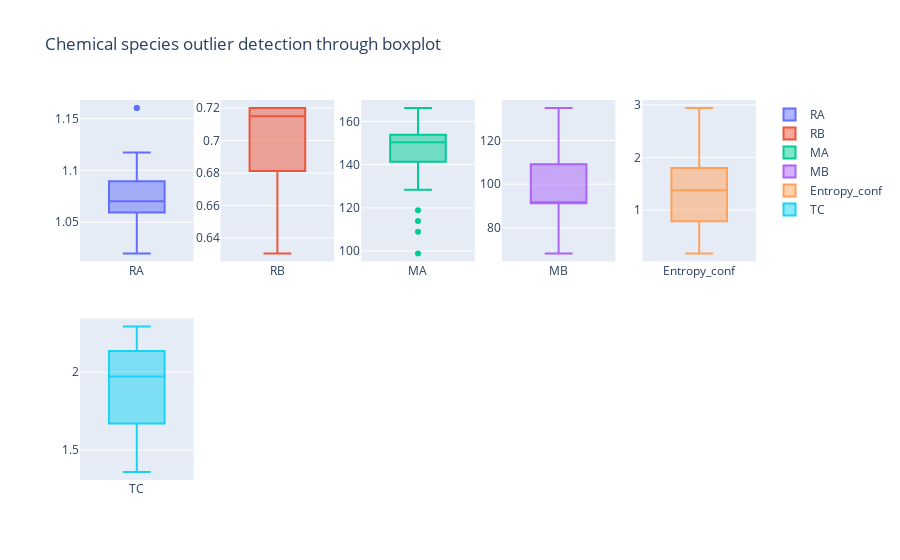

Notebook cell for this chart:
### Code cell
# Box plot to identify outliers
rows_c = 2
cols_c = 5
fig = make_subplots(rows = rows_c, cols = cols_c)
row_no = col_no = 1

for col in data_input.columns:
    fig.add_trace(
    go.Box(y=data_input_temp[col], name = col),
    row = row_no,
    col = col_no,
    )
    col_no += 1
    if col_no % (cols_c+1) == 0:
        row_no += 1
        col_no = 1
        
fig.add_trace(go.Box(y=target_temp, name='TC'),
             row = row_no,
             col = col_no)
        
fig.update_layout(title_text = "Chemical species outlier detection through boxplot")
fig.show()
fig.write_html(results_dir + '\\' + f"Input_param_outlier_detection.html")

### Figure 1 — Plotly figure (JSON) as saved in the notebook; plotly's stock layout.template omitted (floating-point values rounded to 4 significant figures)
{"data": [{"name": "RA", "type": "box", "xaxis": "x", "y": [1.16, 1.079, 1.16, 1.079, 1.053, 1.066, 1.06, 1.06, 1.06, 1.076, 1.066, 1.066, 1.066, 1.046, 1.066, 1.066, 1.046, 1.056, 1.111, 1.081, 1.081, 1.074, 1.107, 1.096, 1.117, 1.047, 1.075, 1.089, 1.104, 1.02, 1.055, 1.09, 1.077, 1.065], "yaxis": "y"}, {"name": "RB", "type": "box", "xaxis": "x2", "y": [0.72, 0.72, 0.715, 0.6813, 0.6813, 0.6783, 0.6783, 0.7067, 0.7067, 0.715, 0.715, 0.7067, 0.6813, 0.6813, 0.6558, 0.6304, 0.66, 0.6625, 0.72, 0.715, 0.7067, 0.72, 0.72, 0.72, 0.72, 0.72, 0.72, 0.72, 0.72, 0.72, 0.72, 0.72, 0.72, 0.72], "yaxis": "y2"}, {"name": "MA", "type": "box", "xaxis": "x3", "y": [138.9, 150.4, 138.9, 150.4, 157.2, 153.8, 154.6, 139.9, 154.6, 141.4, 153.2, 153.2, 153.2, 158.2, 153.2, 153.2, 158.2, 156.0, 145.1, 146.2, 146.2, 153.6, 148.1, 149.9, 146.2, 98.91, 108.9, 113.9, 118.9, 166.2, 159.4, 152.6, 128.4, 142.8], "yaxis": "y3"}, {"name": "MB", "type": "box", "xaxis": "x4", "y": [91.22, 91.22, 134.9, 109.1, 109.1, 105.9, 105.9, 129.5, 129.5, 134.9, 134.9, 129.5, 109.1, 109.1, 88.67, 68.27, 91.36, 69.55, 91.22, 134.9, 129.5, 91.22, 91.22, 91.22, 91.22, 91.22, 91.22, 91.22, 91.22, 91.22, 91.22, 91.22, 91.22, 91.22], "yaxis": "y4"}, {"name": "Entropy_conf", "type": "box", "xaxis": "x5", "y": [0.1713, 0.1713, 0.8014, 1.432, 1.432, 1.8, 1.8, 1.8, 1.8, 1.8, 1.8, 2.169, 2.43, 2.692, 2.3, 1.931, 2.377, 1.313, 1.634, 2.57, 2.939, 0.6262, 0.8014, 0.7831, 0.7831, 0.6262, 0.7831, 0.8014, 0.7831, 0.6262, 0.7831, 0.7831, 1.17, 0.96], "yaxis": "y5"}, {"name": "TC", "type": "box", "xaxis": "x6", "y": [2.14, 2.04, 2.29, 1.73, 1.58, 1.47, 1.52, 2.24, 2.24, 2.16, 1.97, 2.21, 1.67, 1.45, 1.71, 1.9, 1.36, 1.4, 2.06, 1.97, 2.02, 2.019, 1.832, 1.902, 1.976, 2.175, 2.204, 2.134, 2.058, 1.949, 1.57, 1.506, 2.108, 1.684], "yaxis": "y6"}], "layout": {"autosize": true, "title": {"text": "Chemical species outlier detection through boxplot"}, "xaxis": {"anchor": "y", "autorange": true, "domain": [0, 0.168], "range": [-0.5, 0.5], "type": "category"}, "xaxis10": {"anchor": "y10", "domain": [0.832, 1]}, "xaxis2": {"anchor": "y2", "autorange": true, "domain": [0.208, 0.376], "range": [-0.5, 0.5], "type": "category"}, "xaxis3": {"anchor": "y3", "autorange": true, "domain": [0.416, 0.584], "range": [-0.5, 0.5], "type": "category"}, "xaxis4": {"anchor": "y4", "autorange": true, "domain": [0.624, 0.792], "range": [-0.5, 0.5], "type": "category"}, "xaxis5": {"anchor": "y5", "autorange": true, "domain": [0.832, 1], "range": [-0.5, 0.5], "type": "category"}, "xaxis6": {"anchor": "y6", "autorange": true, "domain": [0, 0.168], "range": [-0.5, 0.5], "type": "category"}, "xaxis7": {"anchor": "y7", "domain": [0.208, 0.376]}, "xaxis8": {"anchor": "y8", "domain": [0.416, 0.584]}, "xaxis9": {"anchor": "y9", "domain": [0.624, 0.792]}, "yaxis": {"anchor": "x", "autorange": true, "domain": [0.575, 1], "range": [1.012, 1.168], "type": "linear"}, "yaxis10": {"anchor": "x10", "domain": [0, 0.425]}, "yaxis2": {"anchor": "x2", "autorange": true, "domain": [0.575, 1], "range": [0.6254, 0.725], "type": "linear"}, "yaxis3": {"anchor": "x3", "autorange": true, "domain": [0.575, 1], "range": [95.17, 170.0], "type": "linear"}, "yaxis4": {"anchor": "x4", "autorange": true, "domain": [0.575, 1], "range": [64.57, 138.6], "type": "linear"}, "yaxis5": {"anchor": "x5", "autorange": true, "domain": [0.575, 1], "range": [0.0175, 3.093], "type": "linear"}, "yaxis6": {"anchor": "x6", "autorange": true, "domain": [0, 0.425], "range": [1.308, 2.342], "type": "linear"}, "yaxis7": {"anchor": "x7", "domain": [0, 0.425]}, "yaxis8": {"anchor": "x8", "domain": [0, 0.425]}, "yaxis9": {"anchor": "x9", "domain": [0, 0.425]}}}
